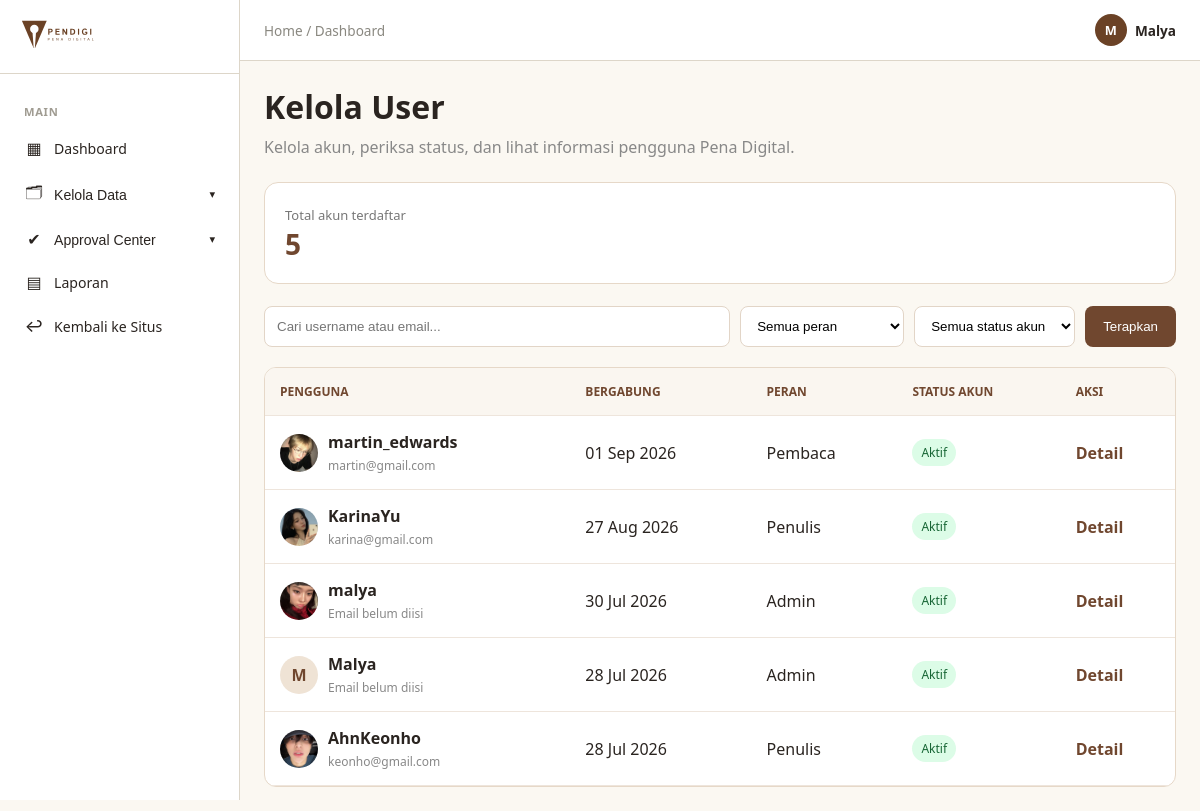
/accounts/kelola/user/ (signed in), run on an earlier commit of the app's database.
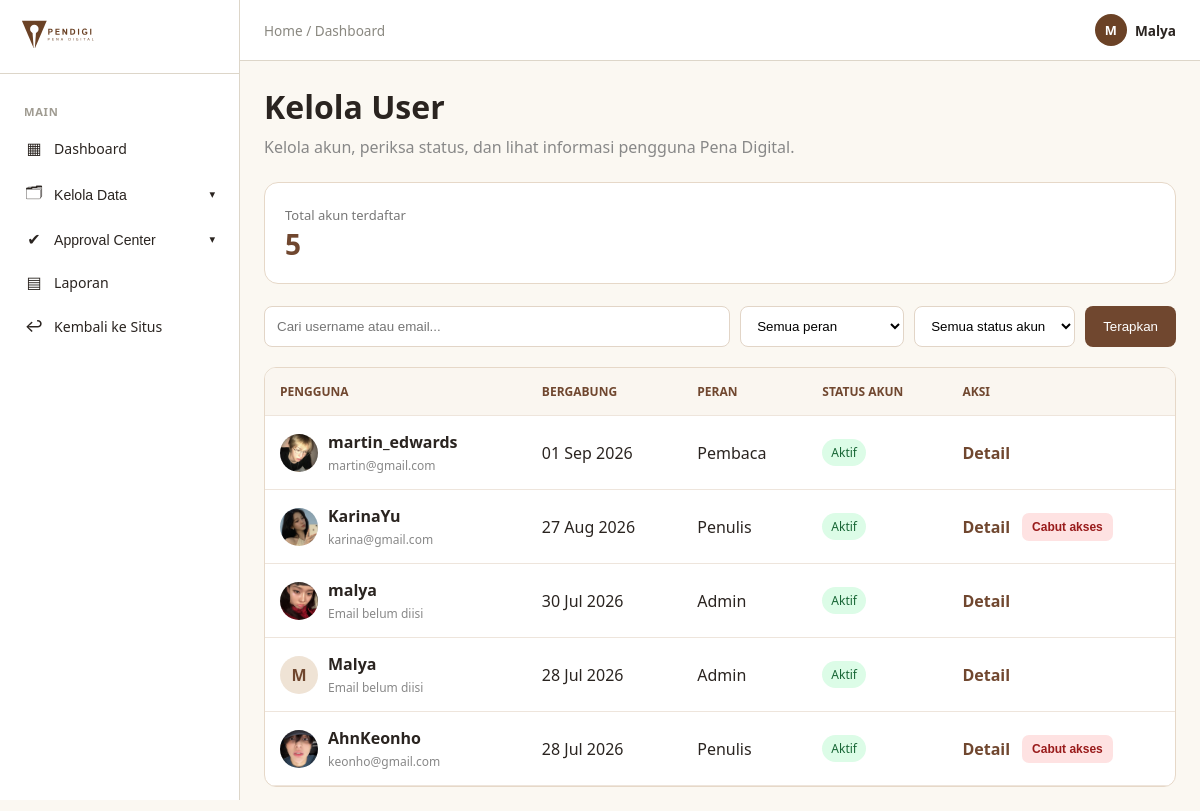
And on a later commit of the database.
### accounts/models.py (models this page shows, shortened)
class Users(AbstractUser):
    role = models.CharField(
        max_length=20,
        choices=Role.choices,
        default=Role.PEMBACA
    )
    status_kontributor = models.CharField(
        max_length=20,
        choices=StatusKontributor.choices,
        default=StatusKontributor.NONE
    )
    profile_picture = models.ImageField(upload_to='profile_pictures/', null=True, blank=True)
    bio = models.CharField(max_length=150, blank=True)
    banner_picture = models.ImageField(
        upload_to='profile_banners/',
        blank=True,
        null=True,
    )
    publisher_id = models.CharField(
        max_length=20,
        unique=True,
        null=True,
        blank=True,
        verbose_name='ID Publisher',
    )
    last_publisher_login = models.DateTimeField(
        null=True,
        blank=True,
        verbose_name='Login terakhir sebagai penulis'
    )

### accounts/views.py (the view)
# urls.py: path('kelola/user/', admin_user_list, name='admin_user_list'),
@admin_required
def admin_user_list(request):
    users = Users.objects.all().order_by('-date_joined')
    query = request.GET.get('q', '').strip()
    role = request.GET.get('role', '').strip()
    status = request.GET.get('status', '').strip()
    if query:
        users = users.filter(
            Q(username__icontains=query) |
            Q(email__icontains=query)
        )
    if role == 'kontributor':
        users = users.filter(
            status_kontributor=StatusKontributor.APPROVED
        )
    elif role == 'pembaca':
        users = users.filter(role='pembaca')
    if status == 'aktif':
        users = users.filter(is_active=True)
    elif status == 'nonaktif':
        users = users.filter(is_active=False)
    return render(request, 'accounts/admin_user_list.html', {
        'users': users,
        'query': query,
        'selected_role': role,
        'selected_status': status,
        'total_users': Users.objects.count(),
    })

### accounts/views.py (called while the page is built)
def admin_required(view_func):
    return user_passes_test(
        lambda user: user.is_authenticated and user.is_staff
    )(view_func)

### articles/context_processor.py (called while the page is built)
def navbar_categories(request):
    return {
        'navbar_categories': Categories.objects.all().order_by('name')
    }

### fiction/context_processors.py (called while the page is built)
def fiction_navigation(request):
    all_tags_raw = (
        Stories.objects
        .filter(status=StatusStory.APPROVED)
        .exclude(tags='')
        .values_list('tags', flat=True)
    )
    unique_tags = set()
    for tag_string in all_tags_raw:
        for tag in tag_string.split():
            tag = tag.strip().lower()
            if tag:
                unique_tags.add(tag)
    return {
        'fiction_tags': sorted(unique_tags),
    }

### accounts/templates/accounts/admin_user_list.html (shortened to what the changed rows need)
{% extends 'admin_base.html' %}
{% load static %}
{% block extra_css %}
    {{ block.super }}
{% endblock %}
{% block admin_content %}
<div class="user-management">
    <header class="user-management-header">
        <h1>Kelola User</h1>
    </header>
    <div class="user-table-wrap">
        <table class="user-table">
            <thead>
                <tr>
                    <th>Pengguna</th>
                    <th>Bergabung</th>
                    <th>Peran</th>
                    <th>Status akun</th>
                    <th>Aksi</th>
                </tr>
            </thead>
            <tbody>
                {% for item in users %}
                <tr>
                    <td>
                        <div class="user-identity">
                            {% if item.profile_picture %}
                                <img src="{{ item.profile_picture.url }}" alt="" class="user-avatar">
                            {% else %}
                                <div class="user-avatar user-avatar-fallback">
                                    {{ item.username|first|upper }}
                                </div>
                            {% endif %}
                            <div>
                                <strong>{{ item.username }}</strong>
                                <div class="user-email">{{ item.email|default:"Email belum diisi" }}</div>
                            </div>
                        </div>
                    </td>
                    <td>{{ item.date_joined|date:"d M Y" }}</td>
                    <td>
                        {% if item.is_superuser %}
                            Admin
                        {% elif item.status_kontributor == 'approved' %}
                            Penulis
                        {% else %}
                            Pembaca
                        {% endif %}
                    </td>
                    <td>
                        {% if item.is_active %}
                            <span class="user-badge active">Aktif</span>
                        {% else %}
                            <span class="user-badge inactive">Nonaktif</span>
                        {% endif %}
                    </td>
                    <td>
                        <div style="display: flex; align-items: center; gap: 12px;">
                            <a
                                href="{% url 'admin_user_detail' item.pk %}"
                                class="user-detail-link"
                            >
                                Detail
                            </a>
                            {% if item.role == 'kontributor' and not item.is_superuser %}
                                <button
                                    type="button"
                                    class="user-revoke-button"
                                    onclick="openRevokeModal(
                                        '{{ item.pk }}',
                                        '{{ item.username|escapejs }}',
                                        '{% url 'admin_revoke_contributor' item.pk %}'
                                    )"
                                >
                                    Cabut akses
                                </button>
                            {% endif %}
                        </div>
                    </td>
                </tr>
                {% empty %}
                <tr>
                    <td colspan="5" class="user-empty">
                        Tidak ada pengguna yang cocok dengan pencarianmu.
                    </td>
                </tr>
                {% endfor %}
            </tbody>
        </table>
    </div>
</div>
{% endblock %}

What changed in the data, as far as the page shows it:
changed Users "KarinaYu": now shows "Cabut akses"
changed Users "AhnKeonho": now shows "Cabut akses"
